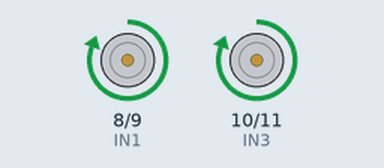
A sketch run on a simulated Arduino Uno, built with avr-gcc and run on an emulated ATmega328P. Parts: motor-driver pin pairs drawn as motors (green arrow = first pin HIGH = forward, orange = second pin HIGH = backward, longer = more drive).

Above: at 1.5 s.
At 7.5 s:
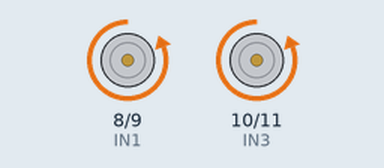
At 10.5 s:
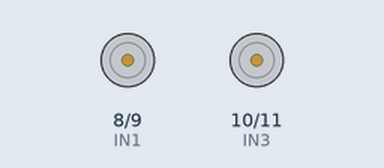
Timing chart, 0 to 15.6 s (numbered marks = the images above):
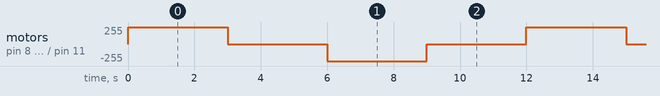

The sketch:

Ponte_H_L298N_Function.ino
```cpp
//Programa : Controle 2 motores DC usando Ponte H L298N
//Autor : FILIPEFLOP

//Definicoes pinos Arduino ligados a entrada da Ponte H
int IN1 = 8;
int IN2 = 9;
int IN3 = 10;
int IN4 = 11;

int rotacao;

void setup()
{
  //Define os pinos como saida
 pinMode(IN1, OUTPUT);
 pinMode(IN2, OUTPUT);
 pinMode(IN3, OUTPUT);
 pinMode(IN4, OUTPUT);
}

void loop()
{
  rotacao = 1;
  LigarMotores(rotacao, IN1, IN2);
  LigarMotores(rotacao, IN3, IN4);
  delay(3000);
  PararMotores(IN1, IN2);
  PararMotores(IN3, IN4);
  delay(3000);
  rotacao = 2;
  LigarMotores(rotacao, IN1, IN2);
  LigarMotores(rotacao, IN3, IN4);
  delay(3000);
  PararMotores(IN1, IN2);
  PararMotores(IN3, IN4);
  delay(3000);
}

void LigarMotores(int sentido,int In1, int In2){
  if(sentido == 1){
     digitalWrite(In1, HIGH);
     digitalWrite(In2, LOW);
  }
  if(sentido == 2){
     digitalWrite(In1, LOW);
     digitalWrite(In2, HIGH);
  }
}

void PararMotores(int In1, int In2){
     digitalWrite(In1, LOW);
     digitalWrite(In2, LOW);
}
```

Measured:
- by itself, motor on pin 8 (IN1) / pin 9 (IN2), motor on pin 10 (IN3) / pin 11 (IN4): repeats every 12.0 s: stopped 3.0 s, backward 255/255 3.0 s, stopped 3.0 s, forward 255/255 3.0 s
